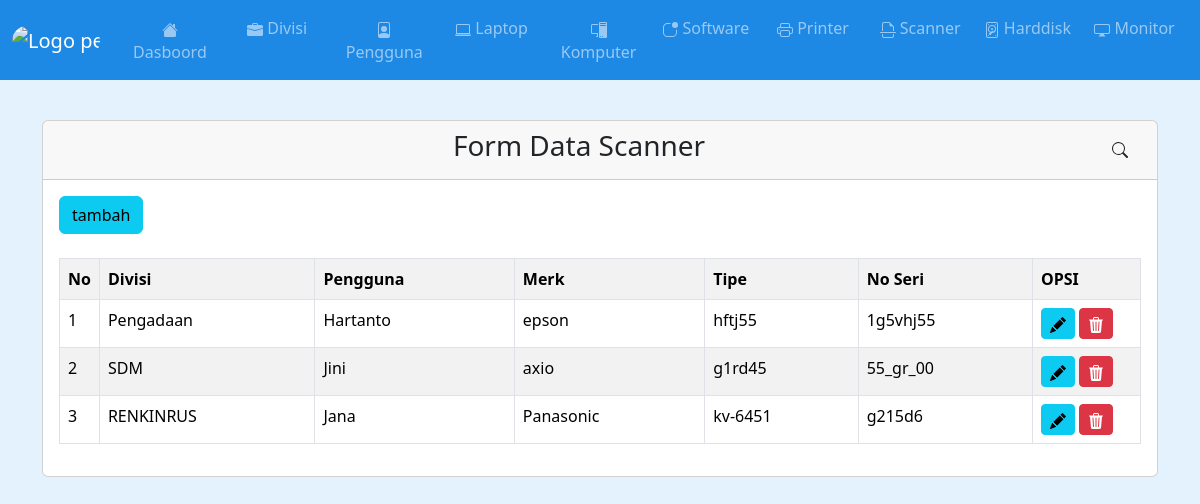
/scanner.php, run on the app's committed database.
### tables this page shows
CREATE TABLE `data_inventaris` (
  `id` int(11) NOT NULL,
  `id_data_devisi` int(11) NOT NULL,
  `jenis_barang` varchar(100) NOT NULL,
  `nama_pengguna_id` int(11) NOT NULL,
  `id_data_laptop` int(11) NOT NULL,
  `id_data_monitor` int(11) NOT NULL,
  `id_data_hdd_eks` int(11) NOT NULL,
  `id_data_pc` int(11) NOT NULL,
  `id_data_printer` int(11) NOT NULL,
  `id_data_scanner` int(11) NOT NULL
);

CREATE TABLE `data_devisi` (
  `id` int(11) NOT NULL,
  `nama_devisi` varchar(100) NOT NULL
);

CREATE TABLE `data_pengguna` (
  `id` int(11) NOT NULL,
  `nama` varchar(100) NOT NULL
);

CREATE TABLE `data_scanner` (
  `id` int(11) NOT NULL,
  `merk` varchar(100) NOT NULL,
  `tipe` varchar(100) NOT NULL,
  `no_seri` varchar(100) NOT NULL
);

### scanner.php (the view, shortened to what this page needs)
<?php
include 'header.php';
include 'koneksi.php'; ?>
<br><br><br>
<div class="container mt-5">
	<div class="card">
		<div class="card-header text-center">
			<h3>Form Data Scanner
				<button type="button" class="btn btn-white" data-bs-toggle="modal" data-bs-target="#myModal" title="Cari" style="float: right;">
				</button>
			</h3>
		</div>
		<div class="card-body">
			<button type="button" class="btn btn-info" data-bs-toggle="modal" data-bs-target="#modaltambah" title="tambah scanner">
				tambah
			</button>
			<br>
			<br>
			<table class="table table-bordered table-striped">
				<tr>
					<th width="1%">No</th>
					<th>Divisi</th>
					<th>Pengguna</th>
					<th>Merk</th>
					<th>Tipe</th>
					<th>No Seri</th>
					<th width="10%">OPSI</th>
				</tr>
				<?php
				if (isset($_POST['cari'])) {
					$cari = $_POST['cari'];
					$data = mysqli_query($koneksi, "SELECT data_inventaris.id_data_scanner, data_devisi.nama_devisi, data_pengguna.nama, data_scanner.merk,data_scanner.tipe, data_scanner.no_seri FROM data_inventaris JOIN data_devisi ON data_devisi.id = data_inventaris.id_data_devisi JOIN data_pengguna ON data_pengguna.id = data_inventaris.nama_pengguna_id JOIN data_scanner ON data_scanner.id = data_inventaris.id_data_scanner WHERE data_pengguna.nama LIKE '%".$cari."%' ORDER BY id_data_scanner");
				}
				else{
					$data = mysqli_query($koneksi, "SELECT data_inventaris.id_data_scanner, data_devisi.nama_devisi, data_pengguna.nama, data_scanner.merk,data_scanner.tipe, data_scanner.no_seri FROM data_inventaris JOIN data_devisi ON data_devisi.id = data_inventaris.id_data_devisi JOIN data_pengguna ON data_pengguna.id = data_inventaris.nama_pengguna_id JOIN data_scanner ON data_scanner.id = data_inventaris.id_data_scanner ORDER BY id_data_scanner");
				}
				$no = 1;
				while ($d=mysqli_fetch_array($data)) {
					?>
					<tr>
						<td><?php echo $no++ ?></td>
						<td><?php echo $d['nama_devisi']; ?></td>
						<td><?php echo $d['nama'] ?></td>
						<td><?php echo $d['merk']; ?></td>
						<td><?php echo $d['tipe']; ?></td>
						<td><?php echo $d['no_seri']; ?></td>
						<td>
							<a href="scanner_edit.php?id=<?php echo $d['id_data_scanner']; ?>" type="button" class="btn btn-sm btn-info">
							</a>
							<a href="scanner_hapus.php?id=<?php echo $d['id_data_scanner']; ?>" class="btn btn-sm btn-danger" onclick="return confirm('Apakah Anda Yakin Ingin Menghapusnya ?');">
							</a>
						</td>
					</tr>
					<?php
				}
				 ?>
			</table>
		</div>
	</div>
</div>

### data on the page
data_inventaris: id_data_devisi.nama_devisi "Pengadaan", data_pengguna.nama "Hartanto", id_data_scanner.merk "epson", id_data_scanner.tipe "hftj55", id_data_scanner.no_seri "1g5vhj55"
data_inventaris: id_data_devisi.nama_devisi "SDM", data_pengguna.nama "Jini", id_data_scanner.merk "axio", id_data_scanner.tipe "g1rd45", id_data_scanner.no_seri "55_gr_00"
data_inventaris: id_data_devisi.nama_devisi "RENKINRUS", data_pengguna.nama "Jana", id_data_scanner.merk "Panasonic", id_data_scanner.tipe "kv-6451", id_data_scanner.no_seri "g215d6"
